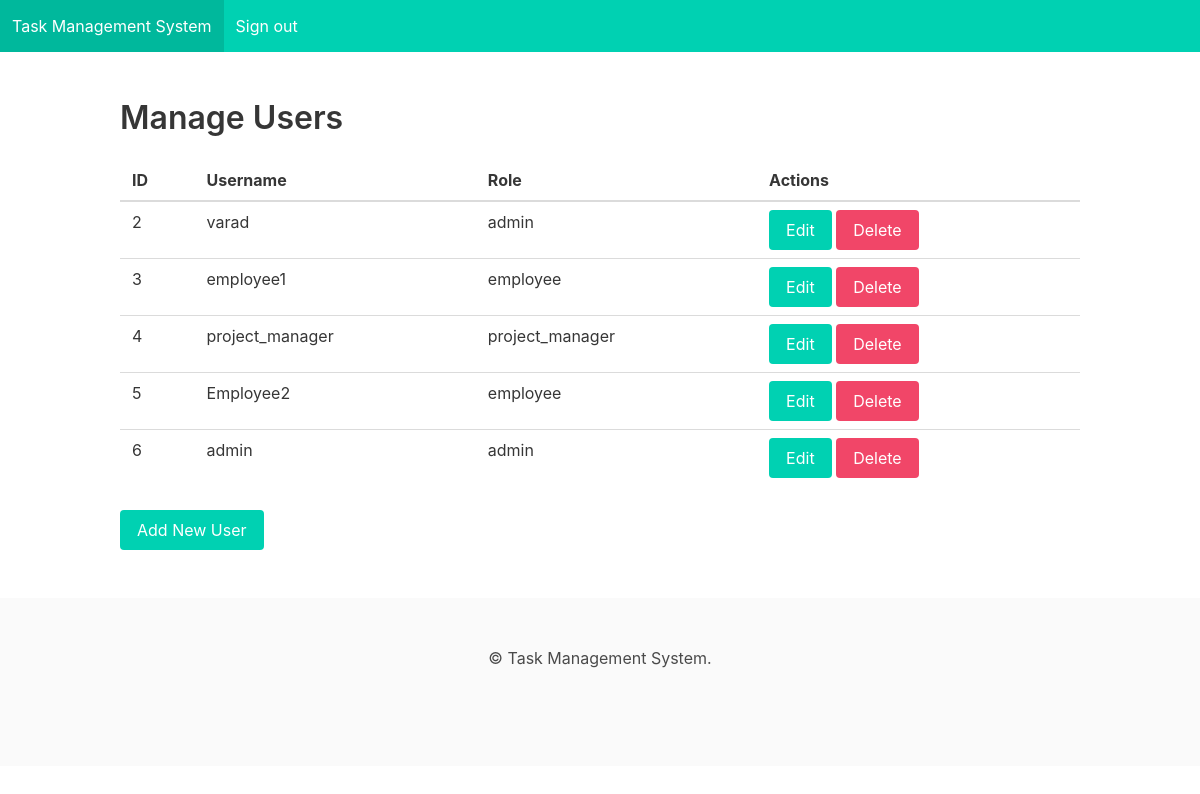
Page /manage_users.php (signed in) on the committed database.
### tables this page shows
CREATE TABLE `users` (
  `id` int(11) NOT NULL,
  `username` varchar(50) NOT NULL,
  `password` varchar(255) NOT NULL,
  `role` varchar(20) NOT NULL
);

### manage_users.php (the view, shortened to what this page needs)
<?php
require_once 'db/db.php';
if (isset($_SESSION['user_id'])) {
    $page_content = '<h1 class="title">Manage Users</h1>';
    $stmt = $conn->prepare("SELECT * FROM users");
    $stmt->execute();
    $result = $stmt->get_result();
    if ($result->num_rows > 0) {
        $page_content .= '<div class="table-container">';
        $page_content .= '<table class="table is-fullwidth">';
        $page_content .= '<thead><tr><th>ID</th><th>Username</th><th>Role</th><th>Actions</th></tr></thead>';
        $page_content .= '<tbody>';
        while ($user = $result->fetch_assoc()) {
            $page_content .= '<tr>';
            $page_content .= '<td>' . htmlspecialchars($user['id']) . '</td>';
            $page_content .= '<td>' . htmlspecialchars($user['username']) . '</td>';
            $page_content .= '<td>' . htmlspecialchars($user['role']) . '</td>';
            $page_content .= '<td>';
            $page_content .= '<a class="button is-primary" href="edit_user.php?id=' . $user['id'] . '">Edit</a>';
            $page_content .= '&nbsp;';
            $page_content .= '<a class="button is-danger" href="delete_user.php?id=' . $user['id'] . '">Delete</a>';
            $page_content .= '</td>';
            $page_content .= '</tr>';
        }
        $page_content .= '</tbody>';
        $page_content .= '</table>';
        $page_content .= '</div>';
    } else {
        $page_content .= '<p>No users found.</p>';
    }
    $page_content .= '<a class="button is-primary" href="add_user.php">Add New User</a>';
} else {
    header('Location: login.php');
    exit();
}
include 'template.php';
?>

### rows in the picture
users: id "2", username "varad", role "admin"
users: id "3", username "employee1", role "employee"
users: id "4", username "project_manager", role "project_manager"
users: id "5", username "Employee2", role "employee"
users: id "6", username "admin", role "admin"
